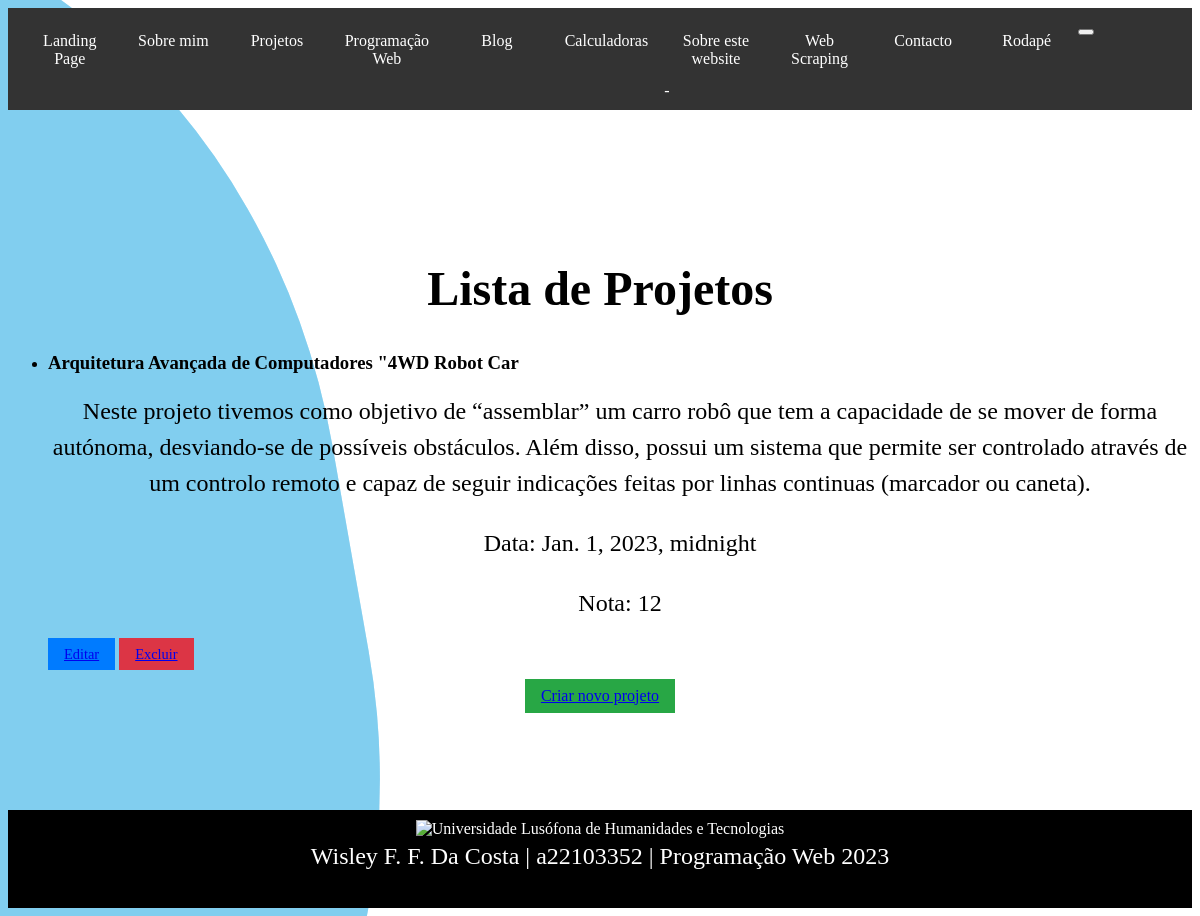
Screenshot of /projetos/ (signed in) with the database file from the repository.
### portofolio/models.py (models this page shows, shortened)
class Projetos(models.Model):
    foto = models.ImageField(upload_to='foto', null=True, blank=True)
    title = models.CharField(max_length=500)
    content = models.TextField()
    data = models.DateTimeField(null=True, blank=True)
    nota = models.IntegerField(default=10)
    author = models.ForeignKey(User, on_delete=models.CASCADE, null=True, blank=True)

### portofolio/views.py (the view)
# urls.py: path('projetos/', views.projeto_list, name='projeto_list'),
def projeto_list(request):
    projetos = Projetos.objects.all()
    return render(request, 'portofolio/Projetos/projeto_list.html', {'projetos': projetos})

### portofolio/templates/portofolio/Projetos/projeto_list.html (shortened to what this page needs)
{% extends 'portofolio/Landing_Page/Hero_Page.html' %}
{% load static %}
{% block main %}
    <link rel="stylesheet" href="{% static 'portofolio/css/autenticacao/autenticacao.css' %}">
    <div class="container">
        <h1>Lista de Projetos</h1>
        <ul>
            {% for projeto in projetos %}
                <li>
                    <h3>{{ projeto.title }}</h3>
                    <p>{{ projeto.content }}</p>
                    <p>Data: {{ projeto.data }}</p>
                    <p>Nota: {{ projeto.nota }}</p>
                    {% if user.is_authenticated %}
                        <div class="d-flex justify-content-end">
                            <a href="{% url 'portofolio:projeto_update' projeto.pk %}" class="btn btn-primary me-2">Editar</a>
                            <a href="{% url 'portofolio:projeto_delete' projeto.pk %}"
                               class="btn btn-danger">Excluir</a>
                        </div>
                    {% endif %}
                </li>
            {% empty %}
                <li>Nenhum projeto encontrado.</li>
            {% endfor %}
        </ul>
        {% if user.is_authenticated %}
            <a href="{% url 'portofolio:projeto_create' %}" class="btn btn-success mt-3">Criar novo projeto</a>
        {% endif %}
    </div>
{% endblock %}

### portofolio/static/portofolio/css/Estilo1.css (style rules this page uses)
.container { display: flex; flex-direction: column; justify-content: center; align-items: center; min-height: calc(100vh - 10vh - 5vh); }
h1 { font-size: 3em; margin-bottom: 0; line-height: 1.2; }
p { font-size: 1.5em; margin-top: 0; line-height: 1.5; text-align: center; }

### portofolio/static/portofolio/css/autenticacao/autenticacao.css (style rules this page uses)
.container { margin-top: 20px; }
.btn-primary, .btn-danger { font-size: 0.9rem; padding: 0.5rem 1rem; }
.btn-primary { background-color: #007bff; border-color: #007bff; }
.btn-danger { background-color: #dc3545; border-color: #dc3545; }
.btn-success { font-size: 1rem; padding: 0.5rem 1rem; background-color: #28a745; border-color: #28a745; }

### rows the page displays
Projetos: title "Arquitetura Avançada de Computadores \"4WD Robot Car", content "Neste projeto tivemos como objetivo de “assemblar” um carro robô que tem a capacidade de se mover de forma autónoma, desviando-se de possíveis obstáculos. Além disso, possui um sistema que permite ser controlado através de um controlo remoto e capaz de seguir indicações feitas por linhas continuas (marcador ou caneta).", data "Jan. 1, 2023, midnight", nota "12"
